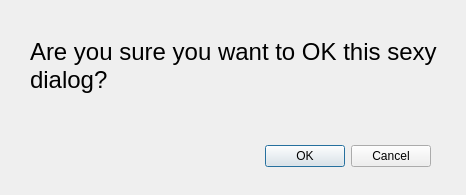
<?xml version="1.0" encoding="UTF-8"?>
<ui version="4.0">
 <class>Dialog</class>
 <widget class="QDialog" name="Dialog">
  <property name="geometry">
   <rect>
    <x>0</x>
    <y>0</y>
    <width>466</width>
    <height>195</height>
   </rect>
  </property>
  <property name="windowTitle">
   <string>Dialog</string>
  </property>
  <widget class="QDialogButtonBox" name="buttonBox">
   <property name="geometry">
    <rect>
     <x>90</x>
     <y>140</y>
     <width>341</width>
     <height>32</height>
    </rect>
   </property>
   <property name="orientation">
    <enum>Qt::Horizontal</enum>
   </property>
   <property name="standardButtons">
    <set>QDialogButtonBox::Cancel|QDialogButtonBox::Ok</set>
   </property>
  </widget>
  <widget class="QLabel" name="message">
   <property name="geometry">
    <rect>
     <x>30</x>
     <y>10</y>
     <width>411</width>
     <height>111</height>
    </rect>
   </property>
   <property name="font">
    <font>
     <pointsize>18</pointsize>
    </font>
   </property>
   <property name="autoFillBackground">
    <bool>false</bool>
   </property>
   <property name="text">
    <string>Are you sure you want to OK this sexy dialog?</string>
   </property>
   <property name="wordWrap">
    <bool>true</bool>
   </property>
  </widget>
 </widget>
 <resources/>
 <connections>
  <connection>
   <sender>buttonBox</sender>
   <signal>accepted()</signal>
   <receiver>Dialog</receiver>
   <slot>accept()</slot>
   <hints>
    <hint type="sourcelabel">
     <x>248</x>
     <y>254</y>
    </hint>
    <hint type="destinationlabel">
     <x>157</x>
     <y>274</y>
    </hint>
   </hints>
  </connection>
  <connection>
   <sender>buttonBox</sender>
   <signal>rejected()</signal>
   <receiver>Dialog</receiver>
   <slot>reject()</slot>
   <hints>
    <hint type="sourcelabel">
     <x>316</x>
     <y>260</y>
    </hint>
    <hint type="destinationlabel">
     <x>286</x>
     <y>274</y>
    </hint>
   </hints>
  </connection>
 </connections>
</ui>
